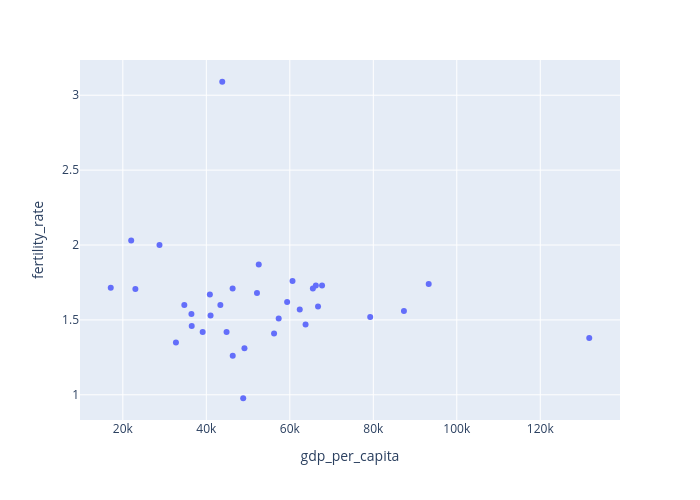

The code cell stored with this chart in its notebook:
### Markdown cell above
出生率は、
* ジニ係数(0.27)、教育への政府支出(0.27)と正の相関
* GDP(-0.16)、女性の大学進学率(-0.13)と負の相関
* 女性の労働参加率(0.09)、人口密度(0.03)とはほぼ無相関

### Code cell
px.scatter(oecd_df, x='gdp_per_capita', y='fertility_rate', 
           hover_name='Country Name', 
           width=700, height=500)

### Figure 1 — Plotly figure (JSON) as saved in the notebook; plotly's stock layout.template omitted (floating-point values rounded to 4 significant figures)
{"data": [{"hovertemplate": "<b>%{hovertext}</b><br><br>gdp_per_capita=%{x}<br>fertility_rate=%{y}<extra></extra>", "hovertext": ["Austria", "Belgium", "Canada", "Switzerland", "Colombia", "Costa Rica", "Czechia", "Germany", "Denmark", "Spain", "Estonia", "Finland", "France", "United Kingdom", "Greece", "Ireland", "Iceland", "Israel", "Italy", "Japan", "Korea, Rep.", "Lithuania", "Luxembourg", "Latvia", "Mexico", "Netherlands", "Norway", "Poland", "Portugal", "Slovak Republic", "Slovenia", "Sweden", "Turkiye", "United States"], "legendgroup": "", "marker": {"color": "#636efa", "symbol": "circle"}, "mode": "markers", "name": "", "orientation": "v", "showlegend": false, "type": "scatter", "x": [63780.0, 59360.0, 57340.0, 79260.0, 17100.0, 23010.0, 46300.0, 62380.0, 66240.0, 46330.0, 40850.0, 56230.0, 52560.0, 52130.0, 32720.0, 93280.0, 65520.0, 43810.0, 49130.0, 44850.0, 48830.0, 41020.0, 131700.0, 34730.0, 22000.0, 66760.0, 87340.0, 36500.0, 39120.0, 36430.0, 43360.0, 60650.0, 28780.0, 67720.0], "xaxis": "x", "y": [1.47, 1.62, 1.51, 1.52, 1.715, 1.706, 1.71, 1.57, 1.73, 1.26, 1.67, 1.41, 1.87, 1.68, 1.35, 1.74, 1.71, 3.09, 1.31, 1.42, 0.977, 1.53, 1.38, 1.6, 2.03, 1.59, 1.56, 1.46, 1.42, 1.54, 1.6, 1.76, 2.0, 1.73], "yaxis": "y"}], "layout": {"height": 500, "legend": {"tracegroupgap": 0}, "margin": {"t": 60}, "width": 700, "xaxis": {"anchor": "y", "domain": [0, 1], "title": {"text": "gdp_per_capita"}}, "yaxis": {"anchor": "x", "domain": [0, 1], "title": {"text": "fertility_rate"}}}}
